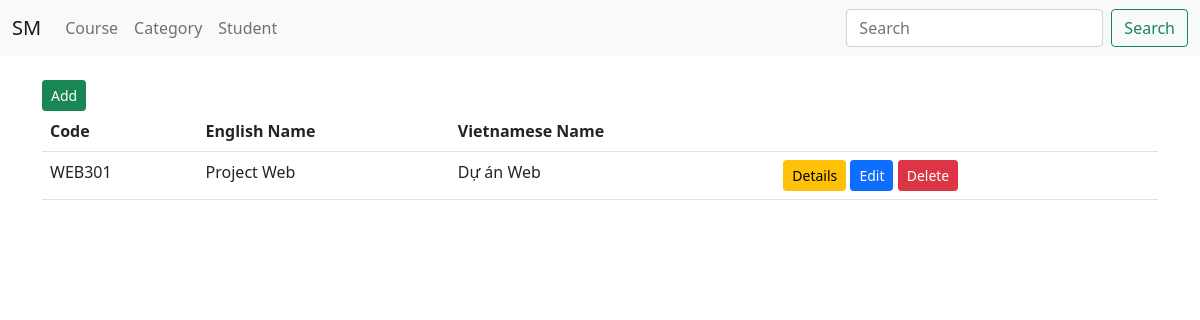
/course/course/, run on an earlier commit of the app's database.
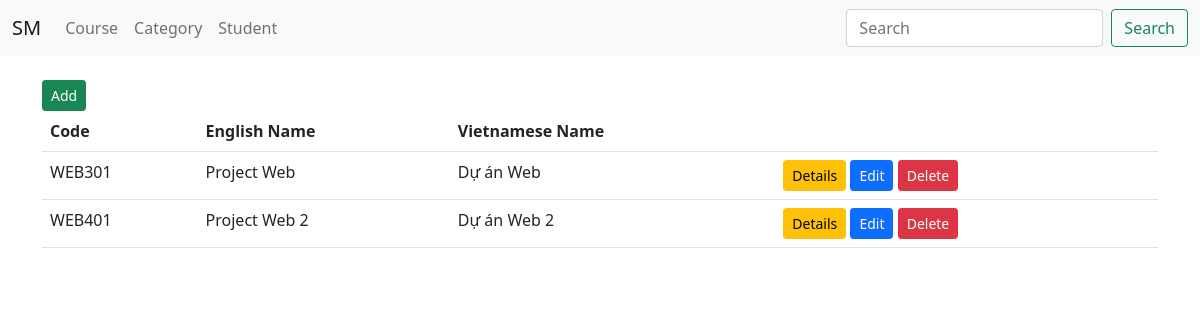
And on a later commit of the database.
### course/models.py (models this page shows, shortened)
class Course(models.Model):
    code = models.CharField(max_length=10)
    description = models.TextField()
    name_en = models.CharField(max_length=250)
    name_vi = models.CharField(max_length=250)
    credit = models.IntegerField()
    hour = models.IntegerField()
    category = models.ForeignKey(Category, on_delete=models.CASCADE)

### course/views.py (the view)
# urls.py: path("course/", views.course_index),
def course_index(request):
    courses = Course.objects.all()
    context = {
        "courses": courses,
    }
    return render(request, "course/course/course_index.html", context)

### course/templates/course/course/course_index.html
{% extends 'base.html' %}
{% block content %}
<a href="add" class="btn btn-sm btn-success">Add</a>
<table class="table">
    <tr>
        <th>Code</th>
        <th>English Name</th>
        <th>Vietnamese Name</th>
        <th></th>
    </tr>
    {% for item in courses %}
    <tr>
        <td>{{item.code}}</td>
        <td>{{item.name_en}}</td>
        <td>{{item.name_vi}}</td>
        <td>
            <a href="{{item.id}}" class="btn btn-sm btn-warning">Details</a>
            <a href="edit/{{item.id}}" class="btn btn-sm btn-primary">Edit</a>
            <a href="delete/{{item.id}}" class="btn btn-sm btn-danger">Delete</a>
        </td>
    </tr>
    {% endfor %}
</table>
{% endblock content %}

### projectweb/templates/base.html (shortened to what this page needs)
<!DOCTYPE html>
<html lang="en">
<head>
    <link href="https://cdn.jsdelivr.net/npm/bootstrap@5.1.3/dist/css/bootstrap.min.css" rel="stylesheet"
>
</head>
<body>
    <nav class="navbar navbar-expand-lg navbar-light bg-light">
        <div class="container-fluid">
            <a class="navbar-brand" href="#">SM</a>
            <div class="collapse navbar-collapse" id="navbarSupportedContent">
                <ul class="navbar-nav me-auto mb-2 mb-lg-0">
                    <li class="nav-item">
                        <a class="nav-link" href="../../course/course">Course</a>
                    </li>
                    <li class="nav-item">
                        <a class="nav-link" href="../../course/category">Category</a>
                    </li>
                    <li class="nav-item">
                        <a class="nav-link" href="../../student/student">Student</a>
                    </li>
                </ul>
                <form class="d-flex">
                    <input class="form-control me-2" type="search" placeholder="Search" aria-label="Search">
                    <button class="btn btn-outline-success" type="submit">Search</button>
                </form>
            </div>
        </div>
    </nav>
    <div class="container mt-4">
        {% block content %}{% endblock%}
    </div>
</body>
</html>

What changed in the data, as far as the page shows it:
added Course: code "WEB401", name_en "Project Web 2", name_vi "Dự án Web 2"
